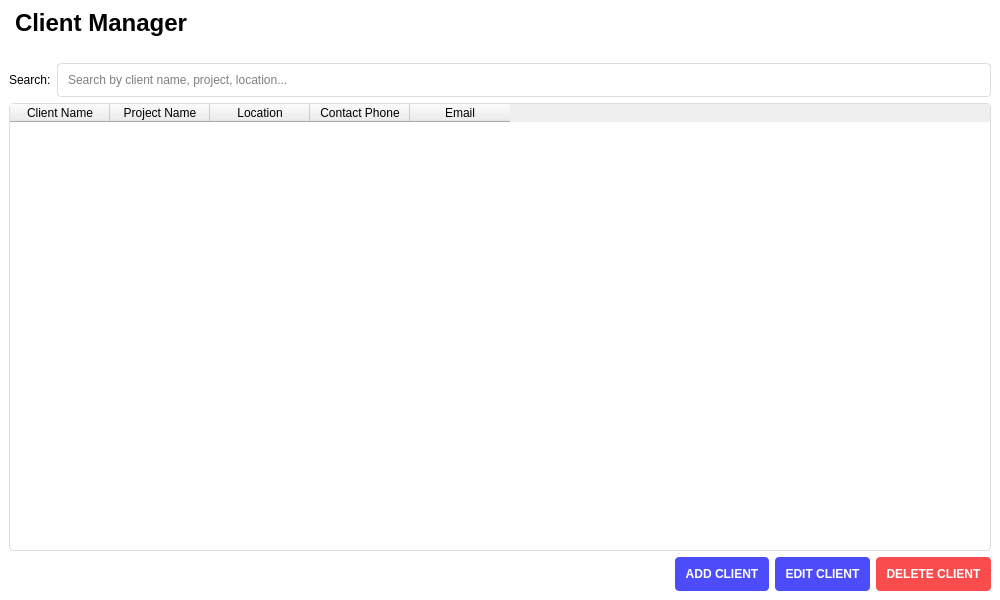
<?xml version="1.0" encoding="UTF-8"?>
<ui version="4.0">
 <class>ClientManager</class>
 <widget class="QMainWindow" name="ClientManager">
  <property name="geometry">
   <rect>
    <x>0</x>
    <y>0</y>
    <width>1000</width>
    <height>600</height>
   </rect>
  </property>
  <property name="windowTitle">
   <string>Client Manager</string>
  </property>
  <property name="styleSheet">
   <string>
    QMainWindow {
      background-color: white;
    }
    QLineEdit, QTextEdit {
      padding: 8px;
      border: 1px solid #ddd;
      border-radius: 4px;
      background-color: white;
    }
    QPushButton#addButton, QPushButton#editButton, QPushButton#deleteButton {
      background-color: #4c4cfa;
      color: white;
      border: none;
      border-radius: 4px;
      padding: 10px;
      font-weight: bold;
    }
    QPushButton#deleteButton {
      background-color: #fa4c4c;
    }
    QTableWidget {
      border: 1px solid #ddd;
      border-radius: 4px;
      background-color: white;
    }
   </string>
  </property>
  <widget class="QWidget" name="centralwidget">
   <layout class="QVBoxLayout" name="verticalLayout">
    <item>
     <widget class="QLabel" name="titleLabel">
      <property name="text">
       <string>Client Manager</string>
      </property>
      <property name="styleSheet">
       <string>
        font-size: 24px;
        font-weight: bold;
        margin-bottom: 20px;
       </string>
      </property>
     </widget>
    </item>
    <item>
     <layout class="QHBoxLayout" name="searchLayout">
      <item>
       <widget class="QLabel" name="searchLabel">
        <property name="text">
         <string>Search:</string>
        </property>
       </widget>
      </item>
      <item>
       <widget class="QLineEdit" name="searchEdit">
        <property name="placeholderText">
         <string>Search by client name, project, location...</string>
        </property>
       </widget>
      </item>
     </layout>
    </item>
    <item>
     <widget class="QTableWidget" name="clientsTable">
      <property name="selectionBehavior">
       <enum>QAbstractItemView::SelectRows</enum>
      </property>
      <property name="selectionMode">
       <enum>QAbstractItemView::SingleSelection</enum>
      </property>
      <column>
       <property name="text">
        <string>Client Name</string>
       </property>
      </column>
      <column>
       <property name="text">
        <string>Project Name</string>
       </property>
      </column>
      <column>
       <property name="text">
        <string>Location</string>
       </property>
      </column>
      <column>
       <property name="text">
        <string>Contact Phone</string>
       </property>
      </column>
      <column>
       <property name="text">
        <string>Email</string>
       </property>
      </column>
     </widget>
    </item>
    <item>
     <layout class="QHBoxLayout" name="buttonsLayout">
      <item>
       <spacer name="horizontalSpacer">
        <property name="orientation">
         <enum>Qt::Horizontal</enum>
        </property>
        <property name="sizeHint" stdset="0">
         <size>
          <width>40</width>
          <height>20</height>
         </size>
        </property>
       </spacer>
      </item>
      <item>
       <widget class="QPushButton" name="addButton">
        <property name="text">
         <string>ADD CLIENT</string>
        </property>
       </widget>
      </item>
      <item>
       <widget class="QPushButton" name="editButton">
        <property name="text">
         <string>EDIT CLIENT</string>
        </property>
       </widget>
      </item>
      <item>
       <widget class="QPushButton" name="deleteButton">
        <property name="text">
         <string>DELETE CLIENT</string>
        </property>
       </widget>
      </item>
     </layout>
    </item>
   </layout>
  </widget>
 </widget>
 <resources/>
 <connections/>
</ui>
